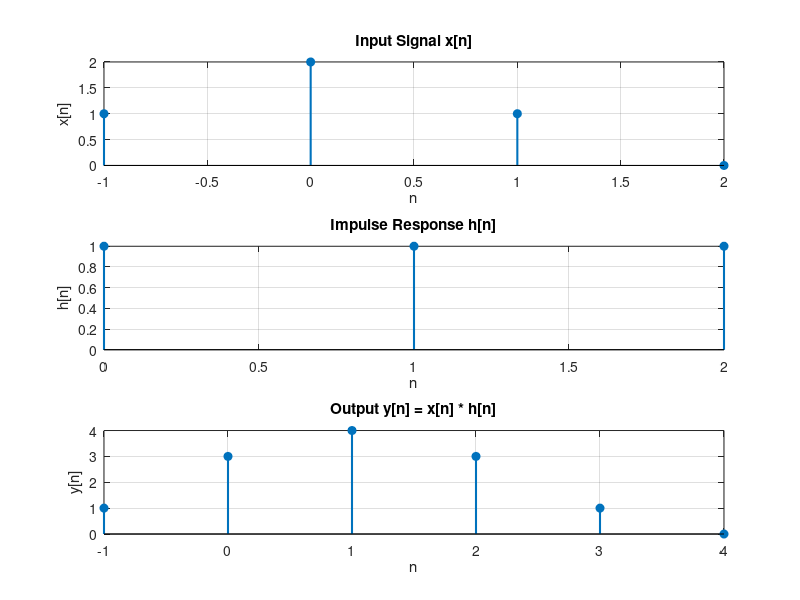
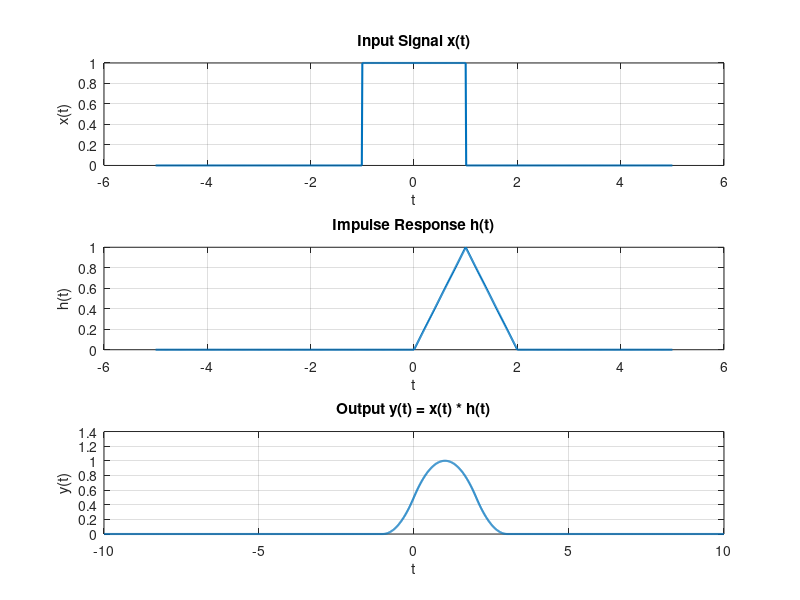

Write the MATLAB code that produced these figures, in order.
%% =========================================================
%              CONVOLUTION TEST PROGRAM
%   Discrete-Time and Continuous-Time Convolution
% =========================================================

clc;
clear;
close all;


%% =========================================================
%              DISCRETE-TIME CONVOLUTION
% =========================================================

disp('=== Discrete-Time Convolution ===');


%% Input signal x[n]

x = [1 2 1 0];

% Starting index of x[n]
nx_start = -1;

% Index vector of x[n]
nx = nx_start : nx_start + length(x) - 1;


%% Impulse response h[n]

h = [1 1 1];

% Starting index of h[n]
nh_start = 0;

% Index vector of h[n]
nh = nh_start : nh_start + length(h) - 1;


%% Perform discrete-time convolution

y_dt = conv(x, h);


%% Calculate output index

% Starting index of convolution:
%
% ny_start = nx_start + nh_start

ny_start = nx_start + nh_start;


% Length of convolution:
%
% length(y) = length(x) + length(h) - 1

ny = ny_start : ny_start + length(y_dt) - 1;


%% Display result in Command Window

disp('Input signal x[n]:');
disp(x);

disp('Impulse response h[n]:');
disp(h);

disp('Convolution output y[n]:');
disp(y_dt);

disp('Output indices:');
disp(ny);


%% Plot discrete-time signals

figure('Name', 'Discrete-Time Convolution');


% ---------------- Input signal ----------------

subplot(3,1,1);

stem(nx, x, 'filled', 'LineWidth', 1.5);

title('Input Signal x[n]');
xlabel('n');
ylabel('x[n]');

grid on;


% ---------------- Impulse response ----------------

subplot(3,1,2);

stem(nh, h, 'filled', 'LineWidth', 1.5);

title('Impulse Response h[n]');
xlabel('n');
ylabel('h[n]');

grid on;


% ---------------- Convolution output ----------------

subplot(3,1,3);

stem(ny, y_dt, 'filled', 'LineWidth', 1.5);

title('Output y[n] = x[n] * h[n]');
xlabel('n');
ylabel('y[n]');

grid on;



%% =========================================================
%              CONTINUOUS-TIME CONVOLUTION
% =========================================================

disp(' ');
disp('=== Continuous-Time Convolution ===');


%% Sampling interval

dt = 0.01;


%% Time axis for input signal

tx = -5 : dt : 5;


%% Input signal x(t)
%
% Rectangular pulse:
%
% x(t) = 1,     -1 <= t <= 1
%        0,     otherwise

x_ct = double(tx >= -1 & tx <= 1);


%% Time axis for impulse response

th = -5 : dt : 5;


%% Impulse response h(t)
%
% Triangular pulse from t = 0 to t = 2
% Maximum value = 1 at t = 1

h_ct = (1 - abs(th - 1)) .* ...
       double(th >= 0 & th <= 2);


%% Perform continuous-time convolution
%
% Continuous convolution:
%
%               infinity
% y(t) =        integral x(tau) h(t-tau) d(tau)
%              -infinity
%
% MATLAB conv() performs the discrete summation.
% Multiplication by dt approximates the continuous integral.

y_ct = conv(x_ct, h_ct, 'full') * dt;


%% Generate correct output time axis
%
% Earliest output time:
%
% tx_start + th_start
%
% Latest output time:
%
% tx_end + th_end

ty_start = tx(1) + th(1);

ty = ty_start + (0:length(y_ct)-1) * dt;


%% Display information

fprintf('\nContinuous-Time Convolution Information:\n');

fprintf('Sampling interval dt = %.3f s\n', dt);

fprintf('Input signal time range: %.2f to %.2f s\n', ...
        tx(1), tx(end));

fprintf('Impulse response time range: %.2f to %.2f s\n', ...
        th(1), th(end));

fprintf('Output time range: %.2f to %.2f s\n', ...
        ty(1), ty(end));


%% Plot continuous-time signals

figure('Name', 'Continuous-Time Convolution');


% ---------------- Input signal ----------------

subplot(3,1,1);

plot(tx, x_ct, 'LineWidth', 1.5);

title('Input Signal x(t)');
xlabel('t');
ylabel('x(t)');

grid on;


% ---------------- Impulse response ----------------

subplot(3,1,2);

plot(th, h_ct, 'LineWidth', 1.5);

title('Impulse Response h(t)');
xlabel('t');
ylabel('h(t)');

grid on;


% ---------------- Convolution output ----------------

subplot(3,1,3);

plot(ty, y_ct, 'LineWidth', 1.5);

title('Output y(t) = x(t) * h(t)');
xlabel('t');
ylabel('y(t)');

grid on;
